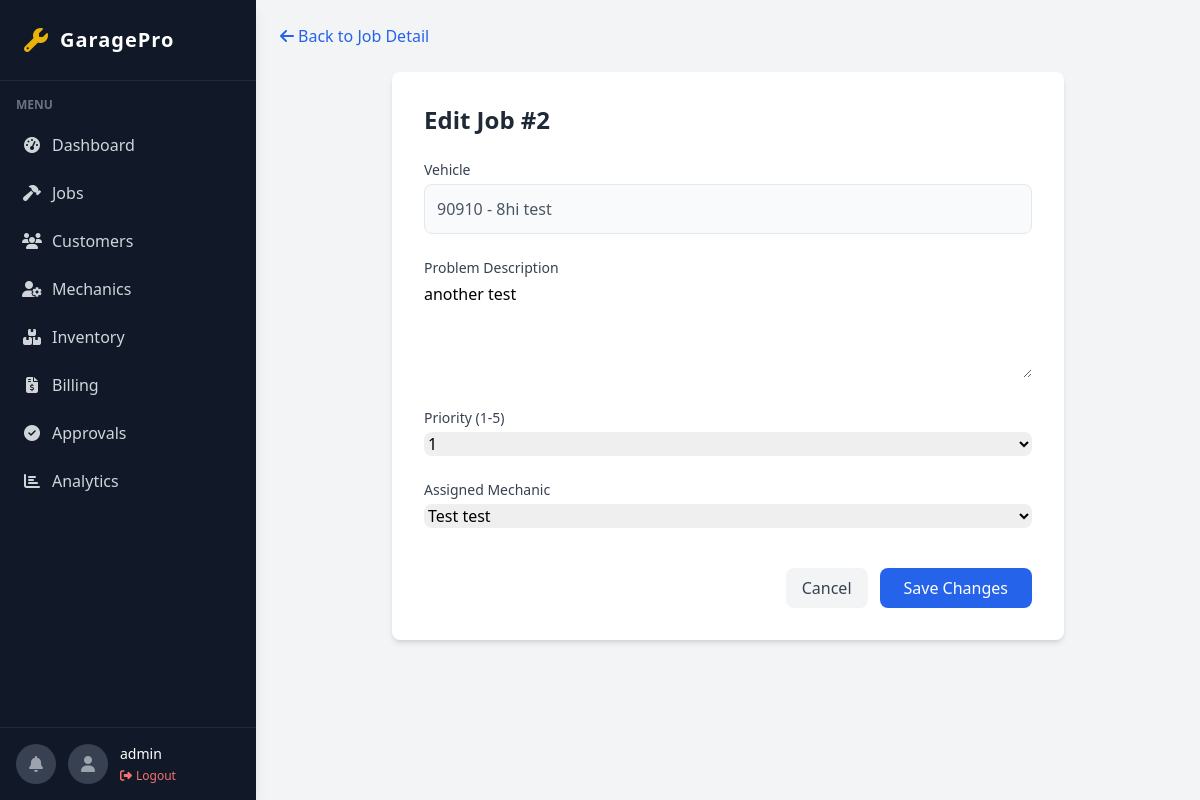
Screenshot of /admin-panel/jobs/2/edit/ (signed in) with the database file from the repository.
### accounts/models.py (models this page shows, shortened)
class User(AbstractUser, TimeStampedModel):
    ROLE_CHOICES = [
        ('ADMIN', 'Admin'),
        ('MANAGER', 'Manager'),
        ('MECHANIC', 'Mechanic'),
        ('CUSTOMER', 'Customer'),
    ]
    role = models.CharField(max_length=20, choices=ROLE_CHOICES)
    phone = models.CharField(max_length=20, blank=True)

### jobs/models.py (models this page shows, shortened)
class ServiceJob(TimeStampedModel, SoftDeleteModel):
    STATUS_CHOICES = [
        ('RECEIVED', 'Received'),
        ('DIAGNOSING', 'Diagnosing'),
        ('WAITING_APPROVAL', 'Waiting Approval'),
        ('IN_PROGRESS', 'In Progress'),
        ('COMPLETED', 'Completed'),
        ('DELIVERED', 'Delivered'),
        ('CANCELLED', 'Cancelled'),
    ]
    vehicle = models.ForeignKey('customers.Vehicle', on_delete=models.CASCADE, related_name="jobs")
    assigned_mechanic = models.ForeignKey(
        settings.AUTH_USER_MODEL,
        on_delete=models.SET_NULL,
        null=True,
        limit_choices_to={'role': 'MECHANIC'}
    )
    status = models.CharField(max_length=30, choices=STATUS_CHOICES, default='RECEIVED')
    problem_description = models.TextField()
    estimated_completion = models.DateTimeField(null=True, blank=True)
    priority = models.IntegerField(default=1)
    completed_at = models.DateTimeField(null=True, blank=True)
    delivered_at = models.DateTimeField(null=True, blank=True)
    VALID_TRANSITIONS = {
        'RECEIVED': ['DIAGNOSING', 'CANCELLED'],
    'DIAGNOSING': ['WAITING_APPROVAL', 'CANCELLED'],
    'WAITING_APPROVAL': ['IN_PROGRESS', 'CANCELLED'],
    'IN_PROGRESS': ['COMPLETED', 'CANCELLED', 'WAITING_APPROVAL'],
    'COMPLETED': ['DELIVERED'],
    'DELIVERED': [],
    'CANCELLED': [],
}

### customers/models.py (models this page shows, shortened)
class Vehicle(TimeStampedModel, SoftDeleteModel):
    customer = models.ForeignKey(Customer, on_delete=models.CASCADE, related_name="vehicles")
    registration_number = models.CharField(max_length=50, unique=True, db_index=True)
    make = models.CharField(max_length=100)
    model = models.CharField(max_length=100)
    year = models.IntegerField()
    vin = models.CharField(max_length=100, blank=True)

### core/views.py (the view, shortened to what this page needs)
# urls.py: path('admin-panel/jobs/<int:pk>/edit/', views.admin_job_edit, name='admin_job_edit'),
@admin_required
def admin_job_edit(request, pk):
    job = get_object_or_404(ServiceJob, pk=pk)
    mechanics = User.objects.filter(role='MECHANIC')
    return render(request, 'admin_portal/job_form_edit.html', {'job': job, 'mechanics': mechanics})

### notifications/context_processors.py (called while the page is built)
def user_notifications(request):
    if request.user.is_authenticated:
        unread_count = request.user.notifications.filter(is_read=False).count()
        latest_notifications = request.user.notifications.all()[:5]
        return {
            'unread_notifications_count': unread_count,
            'latest_notifications': latest_notifications
        }
    return {}

### templates/admin_portal/job_form_edit.html (shortened to what this page needs)
{% extends 'base.html' %}
{% block content %}
<div class="mb-6">
    <a href="{% url 'admin_job_detail' job.pk %}" class="text-blue-600 hover:underline">
        <i class="fas fa-arrow-left mr-1"></i>Back to Job Detail
    </a>
</div>
<div class="max-w-2xl mx-auto bg-white rounded-lg shadow-md p-8">
    <h1 class="text-2xl font-bold mb-6 text-gray-800">Edit Job #{{ job.id }}</h1>
    <form method="post" class="space-y-6">
        <div>
            <label class="block text-sm font-medium text-gray-700 mb-1">Vehicle</label>
            <div class="p-3 bg-gray-50 rounded-lg border text-gray-600">
                {{ job.vehicle.registration_number }} - {{ job.vehicle.make }} {{ job.vehicle.model }}
            </div>
        </div>
        <div>
            <label for="problem_description" class="block text-sm font-medium text-gray-700 mb-1">Problem
                Description</label>
            <textarea name="problem_description" id="problem_description" rows="4" required
                class="w-full rounded-lg border-gray-300 focus:ring-blue-500 focus:border-blue-500">{{ job.problem_description }}</textarea>
        </div>
        <div>
            <label for="priority" class="block text-sm font-medium text-gray-700 mb-1">Priority (1-5)</label>
            <select name="priority" id="priority"
                class="w-full rounded-lg border-gray-300 focus:ring-blue-500 focus:border-blue-500">
                {% for i in "12345"|make_list %}
                <option value="{{ i }}" {% if job.priority|stringformat:"i" == i %}selected{% endif %}>{{ i }}</option>
                {% endfor %}
            </select>
        </div>
        <div>
            <label for="mechanic" class="block text-sm font-medium text-gray-700 mb-1">Assigned Mechanic</label>
            <select name="mechanic" id="mechanic"
                class="w-full rounded-lg border-gray-300 focus:ring-blue-500 focus:border-blue-500">
                {% for m in mechanics %}
                <option value="{{ m.pk }}" {% if job.assigned_mechanic_id == m.pk %}selected{% endif %}>
                    {{ m.get_full_name|default:m.username }}
                </option>
                {% endfor %}
            </select>
        </div>
        <div class="flex justify-end gap-3 pt-4">
            <a href="{% url 'admin_job_detail' job.pk %}"
                class="px-4 py-2 bg-gray-100 text-gray-700 rounded-lg hover:bg-gray-200 transition font-medium">Cancel</a>
            <button type="submit"
                class="px-6 py-2 bg-blue-600 text-white rounded-lg hover:bg-blue-700 transition font-medium">Save
                Changes</button>
        </div>
    </form>
</div>
{% endblock %}

### templates/base.html (shortened to what this page needs)
<!DOCTYPE html>
<html lang="en">
<head>
    <script src="https://cdn.tailwindcss.com"></script>
    <link rel="stylesheet" href="https://cdnjs.cloudflare.com/ajax/libs/font-awesome/6.4.0/css/all.min.css">
</head>
<body class="bg-gray-100 font-sans leading-normal tracking-normal">
    <div class="flex h-screen overflow-hidden">
        <aside class="w-64 bg-gray-900 text-white hidden md:flex flex-col shadow-lg z-20">
            <div class="p-6 border-b border-gray-800">
                <a href="/" class="flex items-center gap-3">
                    <i class="fas fa-wrench text-yellow-500 text-2xl"></i>
                    <span class="text-xl font-bold tracking-wider">GaragePro</span>
                </a>
            </div>
            <nav class="flex-1 overflow-y-auto sidebar-scroll py-4">
                <div class="px-4 mb-2 text-xs text-gray-500 uppercase font-semibold">Menu</div>
                {% if user.role == 'ADMIN' or user.role == 'MANAGER' or user.is_superuser %}
                <a href="{% url 'admin_dashboard' %}"
                    class="flex items-center py-3 px-4 text-gray-300 hover:bg-gray-800 hover:text-white transition-colors duration-200 border-l-4 border-transparent hover:border-yellow-500">
                    <i class="fas fa-tachometer-alt w-6 text-center mr-2"></i> Dashboard
                </a>
                <a href="{% url 'admin_jobs_list' %}"
                    class="flex items-center py-3 px-4 text-gray-300 hover:bg-gray-800 hover:text-white transition-colors duration-200 border-l-4 border-transparent hover:border-yellow-500">
                    <i class="fas fa-hammer w-6 text-center mr-2"></i> Jobs
                </a>
                <a href="{% url 'admin_customers_list' %}"
                    class="flex items-center py-3 px-4 text-gray-300 hover:bg-gray-800 hover:text-white transition-colors duration-200 border-l-4 border-transparent hover:border-yellow-500">
                    <i class="fas fa-users w-6 text-center mr-2"></i> Customers
                </a>
                <a href="{% url 'admin_mechanics_list' %}"
                    class="flex items-center py-3 px-4 text-gray-300 hover:bg-gray-800 hover:text-white transition-colors duration-200 border-l-4 border-transparent hover:border-yellow-500">
                    <i class="fas fa-user-cog w-6 text-center mr-2"></i> Mechanics
                </a>
                <a href="{% url 'admin_inventory_list' %}"
                    class="flex items-center py-3 px-4 text-gray-300 hover:bg-gray-800 hover:text-white transition-colors duration-200 border-l-4 border-transparent hover:border-yellow-500">
                    <i class="fas fa-boxes w-6 text-center mr-2"></i> Inventory
                </a>
                <a href="{% url 'admin_billing_list' %}"
                    class="flex items-center py-3 px-4 text-gray-300 hover:bg-gray-800 hover:text-white transition-colors duration-200 border-l-4 border-transparent hover:border-yellow-500">
                    <i class="fas fa-file-invoice-dollar w-6 text-center mr-2"></i> Billing
                </a>
                <a href="{% url 'admin_approvals_list' %}"
                    class="flex items-center py-3 px-4 text-gray-300 hover:bg-gray-800 hover:text-white transition-colors duration-200 border-l-4 border-transparent hover:border-yellow-500">
                    <i class="fas fa-check-circle w-6 text-center mr-2"></i> Approvals
                </a>
                <a href="{% url 'admin_analytics' %}"
                    class="flex items-center py-3 px-4 text-gray-300 hover:bg-gray-800 hover:text-white transition-colors duration-200 border-l-4 border-transparent hover:border-yellow-500">
                    <i class="fas fa-chart-bar w-6 text-center mr-2"></i> Analytics
                </a>
                {% elif user.role == 'MECHANIC' %}
                <a href="{% url 'mechanic_jobs' %}"
                    class="flex items-center py-3 px-4 text-gray-300 hover:bg-gray-800 hover:text-white transition-colors duration-200 border-l-4 border-transparent hover:border-yellow-500">
                    <i class="fas fa-tasks w-6 text-center mr-2"></i> My Jobs
                </a>
                {% endif %}
            </nav>
            <div class="p-4 border-t border-gray-800">
                <div class="flex items-center gap-3">
                    <a href="{% url 'notification_list' %}"
                        class="relative w-10 h-10 rounded-full bg-gray-700 flex items-center justify-center hover:bg-gray-600 transition group p-0">
                        <i class="fas fa-bell text-gray-400 group-hover:text-white"></i>
                    </a>
                    <div class="w-10 h-10 rounded-full bg-gray-700 flex items-center justify-center">
                        <i class="fas fa-user text-gray-400"></i>
                    </div>
                    <div>
                        <div class="text-sm font-medium">{{ user.username|default:"User" }}</div>
                        <form method="post" action="{% url 'logout' %}" class="mt-1">
                            <button type="submit"
                                class="text-xs text-red-400 hover:text-red-300 flex items-center gap-1">
                                <i class="fas fa-sign-out-alt"></i> Logout
                            </button>
                        </form>
                    </div>
                </div>
            </div>
        </aside>
        <div class="flex-1 flex flex-col h-screen overflow-hidden">
            <main class="flex-1 overflow-x-hidden overflow-y-auto bg-gray-100 p-6">
                <div class="container mx-auto">
                    {% block content %}{% endblock %}
                </div>
            </main>
        </div>
    </div>
</body>
</html>

### rows the page displays
User: username "admin"
ServiceJob: id "2", vehicle.registration_number "90910", vehicle.make "8hi", vehicle.model "test", problem_description "another test", priority "1", mechanic "Test test"
